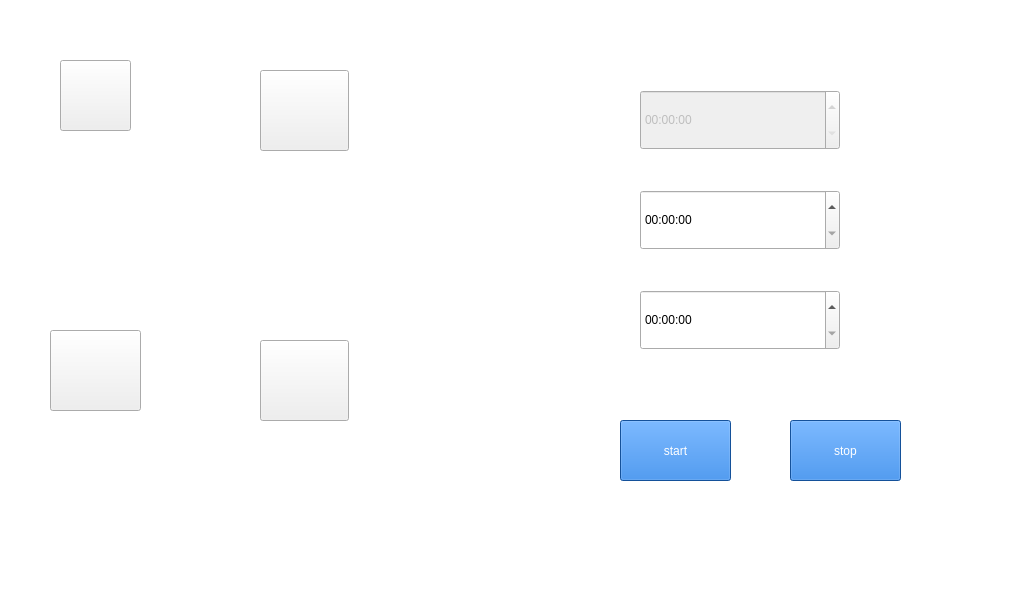
<?xml version="1.0" encoding="UTF-8"?>
<ui version="4.0">
 <class>heart</class>
 <widget class="QWidget" name="heart">
  <property name="geometry">
   <rect>
    <x>0</x>
    <y>0</y>
    <width>1024</width>
    <height>600</height>
   </rect>
  </property>
  <property name="windowTitle">
   <string>Form</string>
  </property>
  <widget class="QPushButton" name="pushButton">
   <property name="geometry">
    <rect>
     <x>60</x>
     <y>60</y>
     <width>71</width>
     <height>71</height>
    </rect>
   </property>
   <property name="styleSheet">
    <string notr="true">border-image: url(:/手动.png);</string>
   </property>
   <property name="text">
    <string/>
   </property>
  </widget>
  <widget class="QPushButton" name="pushButton_8">
   <property name="geometry">
    <rect>
     <x>260</x>
     <y>70</y>
     <width>89</width>
     <height>81</height>
    </rect>
   </property>
   <property name="styleSheet">
    <string notr="true">border-image: url(:/加热.png);</string>
   </property>
   <property name="text">
    <string/>
   </property>
   <property name="checkable">
    <bool>true</bool>
   </property>
  </widget>
  <widget class="QPushButton" name="pushButton_7">
   <property name="geometry">
    <rect>
     <x>260</x>
     <y>340</y>
     <width>89</width>
     <height>81</height>
    </rect>
   </property>
   <property name="styleSheet">
    <string notr="true">border-image: url(:/风扇(2).png);</string>
   </property>
   <property name="text">
    <string/>
   </property>
   <property name="checkable">
    <bool>true</bool>
   </property>
  </widget>
  <widget class="QPushButton" name="pushButton_3">
   <property name="geometry">
    <rect>
     <x>50</x>
     <y>330</y>
     <width>91</width>
     <height>81</height>
    </rect>
   </property>
   <property name="styleSheet">
    <string notr="true">border-image: url(:/关雾化.png);</string>
   </property>
   <property name="text">
    <string/>
   </property>
   <property name="checkable">
    <bool>true</bool>
   </property>
  </widget>
  <widget class="QListView" name="listView">
   <property name="geometry">
    <rect>
     <x>-20</x>
     <y>-10</y>
     <width>1051</width>
     <height>621</height>
    </rect>
   </property>
   <property name="styleSheet">
    <string notr="true">border-image: url(:/背景图.png);</string>
   </property>
  </widget>
  <widget class="QLabel" name="label">
   <property name="geometry">
    <rect>
     <x>40</x>
     <y>150</y>
     <width>121</width>
     <height>71</height>
    </rect>
   </property>
   <property name="styleSheet">
    <string notr="true">color: rgb(255, 255, 255);
font: 75 italic 20pt &quot;Lohit Tamil&quot;;</string>
   </property>
   <property name="text">
    <string>人工控制</string>
   </property>
  </widget>
  <widget class="QLabel" name="label_2">
   <property name="geometry">
    <rect>
     <x>260</x>
     <y>160</y>
     <width>121</width>
     <height>71</height>
    </rect>
   </property>
   <property name="styleSheet">
    <string notr="true">color: rgb(255, 255, 255);
font: 75 italic 20pt &quot;Lohit Tamil&quot;;</string>
   </property>
   <property name="text">
    <string>加热器</string>
   </property>
  </widget>
  <widget class="QLabel" name="label_3">
   <property name="geometry">
    <rect>
     <x>270</x>
     <y>430</y>
     <width>121</width>
     <height>71</height>
    </rect>
   </property>
   <property name="styleSheet">
    <string notr="true">color: rgb(255, 255, 255);
font: 75 italic 20pt &quot;Lohit Tamil&quot;;</string>
   </property>
   <property name="text">
    <string>风扇</string>
   </property>
  </widget>
  <widget class="QLabel" name="label_4">
   <property name="geometry">
    <rect>
     <x>40</x>
     <y>430</y>
     <width>121</width>
     <height>71</height>
    </rect>
   </property>
   <property name="styleSheet">
    <string notr="true">color: rgb(255, 255, 255);
font: 75 italic 20pt &quot;Lohit Tamil&quot;;</string>
   </property>
   <property name="text">
    <string>雾化器</string>
   </property>
  </widget>
  <widget class="QPushButton" name="startButton">
   <property name="geometry">
    <rect>
     <x>620</x>
     <y>420</y>
     <width>111</width>
     <height>61</height>
    </rect>
   </property>
   <property name="styleSheet">
    <string notr="true">color: rgb(255, 255, 255);
background-color: rgb(28, 113, 216);
font: 75 italic 20pt &quot;Lohit Tamil&quot;;</string>
   </property>
   <property name="text">
    <string>start</string>
   </property>
  </widget>
  <widget class="QPushButton" name="stopButton">
   <property name="geometry">
    <rect>
     <x>790</x>
     <y>420</y>
     <width>111</width>
     <height>61</height>
    </rect>
   </property>
   <property name="styleSheet">
    <string notr="true">color: rgb(255, 255, 255);
background-color: rgb(28, 113, 216);
font: 75 italic 20pt &quot;Lohit Tamil&quot;;</string>
   </property>
   <property name="text">
    <string>stop</string>
   </property>
  </widget>
  <widget class="QTimeEdit" name="timeEdit1">
   <property name="enabled">
    <bool>false</bool>
   </property>
   <property name="geometry">
    <rect>
     <x>640</x>
     <y>90</y>
     <width>200</width>
     <height>60</height>
    </rect>
   </property>
   <property name="styleSheet">
    <string notr="true">font: 75 16pt &quot;Ubuntu&quot;;</string>
   </property>
   <property name="buttonSymbols">
    <enum>QAbstractSpinBox::UpDownArrows</enum>
   </property>
   <property name="correctionMode">
    <enum>QAbstractSpinBox::CorrectToNearestValue</enum>
   </property>
   <property name="calendarPopup">
    <bool>false</bool>
   </property>
   <property name="time">
    <time>
     <hour>0</hour>
     <minute>0</minute>
     <second>0</second>
    </time>
   </property>
  </widget>
  <widget class="QTimeEdit" name="timeEdit2">
   <property name="geometry">
    <rect>
     <x>640</x>
     <y>190</y>
     <width>200</width>
     <height>60</height>
    </rect>
   </property>
   <property name="styleSheet">
    <string notr="true">font: 75 16pt &quot;Ubuntu&quot;;</string>
   </property>
  </widget>
  <widget class="QTimeEdit" name="timeEdit3">
   <property name="geometry">
    <rect>
     <x>640</x>
     <y>290</y>
     <width>200</width>
     <height>60</height>
    </rect>
   </property>
   <property name="whatsThis">
    <string>&lt;html&gt;&lt;head/&gt;&lt;body&gt;&lt;p&gt;&lt;img src=&quot;:/1.png&quot;/&gt;&lt;/p&gt;&lt;/body&gt;&lt;/html&gt;</string>
   </property>
   <property name="styleSheet">
    <string notr="true">font: 75 16pt &quot;Ubuntu&quot;;</string>
   </property>
  </widget>
  <widget class="QLabel" name="label_9">
   <property name="geometry">
    <rect>
     <x>640</x>
     <y>0</y>
     <width>331</width>
     <height>71</height>
    </rect>
   </property>
   <property name="styleSheet">
    <string notr="true">color: rgb(255, 255, 255);
font: 63 42pt &quot;URW Bookman&quot;;
font: 63 66pt &quot;URW Bookman&quot;;
font: 95 italic 20pt &quot;Lohit Tamil&quot;;</string>
   </property>
   <property name="text">
    <string>定时喂食开灯</string>
   </property>
  </widget>
  <widget class="QLabel" name="tempEdit">
   <property name="geometry">
    <rect>
     <x>730</x>
     <y>520</y>
     <width>301</width>
     <height>34</height>
    </rect>
   </property>
   <property name="font">
    <font>
     <family>Ubuntu Condensed</family>
     <pointsize>20</pointsize>
     <weight>9</weight>
     <italic>true</italic>
     <bold>false</bold>
    </font>
   </property>
   <property name="styleSheet">
    <string notr="true">color: rgb(255, 255, 255);
font: 75 italic 20pt &quot;Ubuntu Condensed&quot;;</string>
   </property>
   <property name="text">
    <string>已关闭定时喂食</string>
   </property>
  </widget>
  <widget class="QLabel" name="tempEdit_2">
   <property name="geometry">
    <rect>
     <x>630</x>
     <y>520</y>
     <width>111</width>
     <height>34</height>
    </rect>
   </property>
   <property name="font">
    <font>
     <family>Ubuntu Condensed</family>
     <pointsize>20</pointsize>
     <weight>9</weight>
     <italic>true</italic>
     <bold>false</bold>
    </font>
   </property>
   <property name="styleSheet">
    <string notr="true">color: rgb(255, 255, 255);
font: 75 italic 20pt &quot;Ubuntu Condensed&quot;;</string>
   </property>
   <property name="text">
    <string>状态：</string>
   </property>
  </widget>
  <widget class="QWidget" name="">
   <property name="geometry">
    <rect>
     <x>880</x>
     <y>80</y>
     <width>81</width>
     <height>301</height>
    </rect>
   </property>
   <layout class="QVBoxLayout" name="verticalLayout">
    <item>
     <widget class="QLabel" name="label_5">
      <property name="styleSheet">
       <string notr="true">color: rgb(255, 255, 255);
font: 75 italic 20pt &quot;Lohit Tamil&quot;;</string>
      </property>
      <property name="text">
       <string>早上</string>
      </property>
     </widget>
    </item>
    <item>
     <widget class="QLabel" name="label_6">
      <property name="styleSheet">
       <string notr="true">color: rgb(255, 255, 255);
font: 75 italic 20pt &quot;Lohit Tamil&quot;;</string>
      </property>
      <property name="text">
       <string>中午</string>
      </property>
     </widget>
    </item>
    <item>
     <widget class="QLabel" name="label_7">
      <property name="styleSheet">
       <string notr="true">color: rgb(255, 255, 255);
font: 75 italic 20pt &quot;Lohit Tamil&quot;;</string>
      </property>
      <property name="text">
       <string>晚上</string>
      </property>
     </widget>
    </item>
   </layout>
  </widget>
  <zorder>listView</zorder>
  <zorder>pushButton</zorder>
  <zorder>pushButton_8</zorder>
  <zorder>pushButton_7</zorder>
  <zorder>pushButton_3</zorder>
  <zorder>label</zorder>
  <zorder>label_2</zorder>
  <zorder>label_3</zorder>
  <zorder>label_4</zorder>
  <zorder>label_5</zorder>
  <zorder>label_6</zorder>
  <zorder>label_7</zorder>
  <zorder>startButton</zorder>
  <zorder>stopButton</zorder>
  <zorder>timeEdit1</zorder>
  <zorder>timeEdit2</zorder>
  <zorder>timeEdit3</zorder>
  <zorder>label_9</zorder>
  <zorder>tempEdit</zorder>
  <zorder>tempEdit_2</zorder>
 </widget>
 <resources/>
 <connections/>
</ui>
